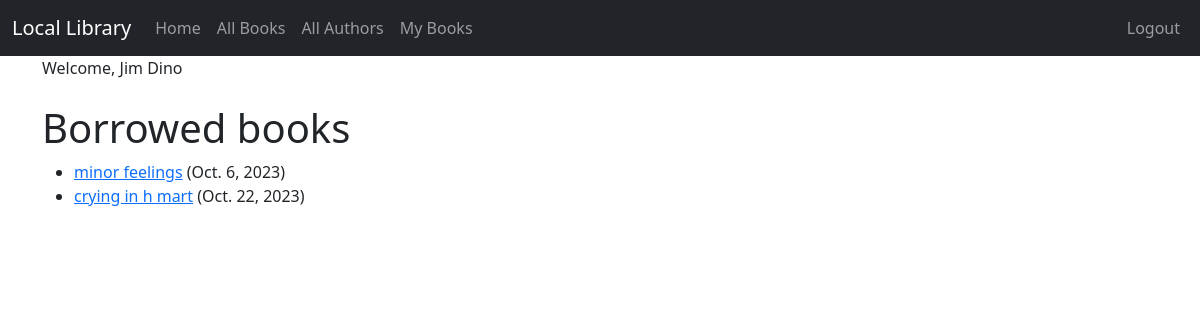
/my_books/ (signed in), run on the app's committed database.
### catalog/models.py (models this page shows, shortened)
class BookInstance(models.Model):
    id = models.UUIDField(primary_key=True, default=uuid.uuid4,
                          help_text='Unique ID for this particular book across whole library')
    book = models.ForeignKey('Book', on_delete=models.RESTRICT, null=True)
    imprint = models.CharField(max_length=200)
    due_back = models.DateField(null=True, blank=True)
    borrower = models.ForeignKey(User, on_delete=models.SET_NULL, null=True, blank=True)  # New borrower field
    LOAN_STATUS = (
        ('m', 'Maintenance'),
        ('o', 'On loan'),
        ('a', 'Available'),
        ('r', 'Reserved'),
    )
    status = models.CharField(
        max_length=1,
        choices=LOAN_STATUS,
        blank=True,
        default='m',
        help_text='Book availability',
    )
    @property
    def is_overdue(self):
        return bool(self.due_back and date.today() > self.due_back)
    class Meta:
        ordering = ['due_back']

class Book(models.Model):
    title = models.CharField(max_length=200)
    author = models.ForeignKey('Author', on_delete=models.RESTRICT, null=True)
    summary = models.TextField(max_length=1000, help_text='Enter a brief description of the book')
    isbn = models.CharField('ISBN', max_length=13, unique=True,
                            help_text='13 Character <a href="https://www.isbn-international.org/content/what-isbn">ISBN number</a>')
    genre = models.ManyToManyField(Genre, help_text='Select a genre for this book')
    book_image = models.ImageField(upload_to='books/images/', null=True, blank=True)
    def display_genre(self):
        """Creates a string for the Genre. This is required to display genre in Admin."""
        return ', '.join([genre.name for genre in self.genre.all()[:3]])
    display_genre.short_description = 'Genre'

### catalog/views.py (the view)
# urls.py: path('my_books/', views.LoanedBooksByUserListView.as_view(), name='my_books'),
class LoanedBooksByUserListView(LoginRequiredMixin,generic.ListView):
    model = BookInstance
    template_name = 'catalog/my_books.html'
    paginate_by = 10

### catalog/templates/catalog/my_books.html (shortened to what this page needs)
<!DOCTYPE html>
<html lang="en">
{% extends "catalog/base.html" %}
{% block content %}
    <h1>Borrowed books</h1>
    {% if bookinstance_list %}
    <ul>
      {% for bookinst in bookinstance_list %}
      <li class="{% if bookinst.is_overdue %}text-danger{% endif %}">
        <a href="{% url 'book_detail' bookinst.book.pk %}">{{ bookinst.book.title }}</a> ({{ bookinst.due_back }})
      </li>
      {% endfor %}
    </ul>
    {% else %}
      <p>There are no books borrowed.</p>
    {% endif %}
{% endblock %}

### catalog/templates/catalog/base.html (shortened to what this page needs)
{% load static %}
<!doctype html>
<html lang="en">
<head>
    <link href="https://cdn.jsdelivr.net/npm/bootstrap@5.3.0-alpha1/dist/css/bootstrap.min.css" rel="stylesheet"
>
</head>
<body>
<nav class="navbar navbar-expand-lg navbar-dark bg-dark">
    <div class="container-fluid">
        <a class="navbar-brand" href="{% url 'index' %}">Local Library</a>
        <div class="collapse navbar-collapse" id="navbarSupportedContent">
            <ul class="navbar-nav me-auto mb-2 mb-lg-0">
                <li class="nav-item">
                    <a class="nav-link" href="{% url 'index' %}">Home</a>
                </li>
                <li class="nav-item">
		            <a class="nav-link" href="{% url 'book_list' %}">All Books</a>
                </li>
                <li class="nav-item">
                    <a class="nav-link" href="{% url 'author_list' %}">All Authors</a>
                </li>
                {% if user.is_authenticated %}
                    <li><a class="nav-link" href="{% url 'my_books' %}">My Books</a></li>
                {% endif %}
            </ul>
        </div>
    <ul class="nav navbar-nav ml-auto">
        {% if user.is_authenticated %}
            <li><a class="nav-link" href="{% url 'logout' %}">Logout</a>
            </li>
        {% else %}
            <li><a class="nav-link" href="{% url 'login' %}"><span class="glyphicon glyphicon-log-in"></span>Login</a>
            </li>
            <li><a class="nav-link" href="{% url 'register' %}"><span class="glyphicon glyphicon-log-in"></span>Sign Up</a>
            </li>
        {% endif %}
    </ul>
    </div>
</nav>
<div class="container">
    {% if user.is_authenticated %}
        Welcome, {{ user.first_name }} {{ user.last_name }}
    {% endif %}
</div>
<div class="container">
    <br/>
    {% block content %}
    {% endblock %}
</div>
</body>
</html>

### data on the page
BookInstance: book "minor feelings", due_back "Oct. 6, 2023"
BookInstance: book "crying in h mart", due_back "Oct. 22, 2023"

### other printed values
{{ user.first_name }} "Jim"
{{ user.last_name }} "Dino"
